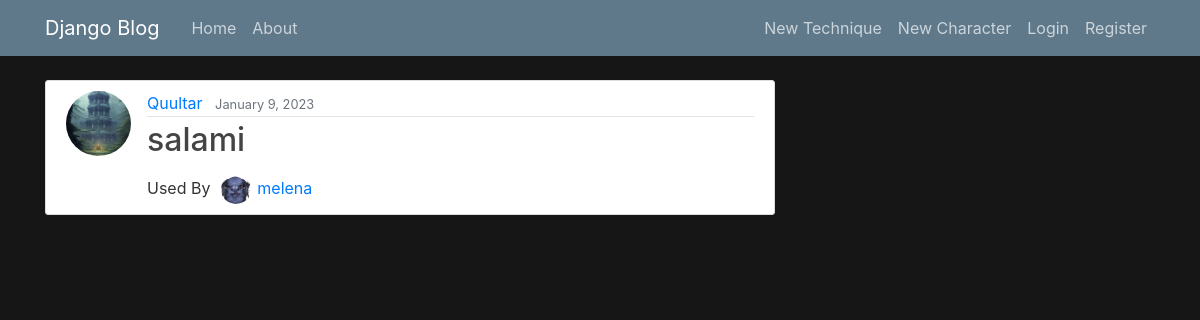
/unlimited/technique/salami/, run on the app's committed database.
### unlimited/models.py (models this page shows, shortened)
class Technique(models.Model):
    power = models.IntegerField(default=0,null=True)
    boon = models.BooleanField(default=False)
    MULTITARGET_CHOICES = (("0","1"),("1","2"),("2","3"),("3","4"))
    AREA_CHOICES = (("0","none"),("1","small"),("2","medium"),("3","large"))
    RANGE_CHOICES = (("0","touch"),("1","reach"),("2","near"),("3","far"),("4","remote"))
    multitarget = models.CharField(default="0",max_length=100,choices=MULTITARGET_CHOICES, )
    area = models.CharField(default="0",max_length=100,choices=AREA_CHOICES)
    range = models.CharField(default="0",max_length=100,choices=RANGE_CHOICES)
    disarm = models.BooleanField(default=False)
    forceful = models.BooleanField(default=False)
    HEAL_CHOICES = (("0","0%"),("1","50%"),("2","100%"))
    heal = models.CharField(default="0",max_length=100,choices=HEAL_CHOICES)
    destructive = models.BooleanField(default=False)
    combo = models.BooleanField(default=False)
    immobilizing = models.BooleanField(default=False)
    piercing = models.BooleanField(default=False)
    controlled = models.BooleanField(default=False)
    frightning = models.BooleanField(default=False)
    cure = models.BooleanField(default=False)
    SUMMON_CHOICES =  (("0","None"),("1","1"),("2","2"),("3","3"))
    summon = models.CharField(default="0",max_length=100,choices=SUMMON_CHOICES)
    vampiric = models.BooleanField(default=False)
    practiced = models.BooleanField(default=False)
    transformation = models.BooleanField(default=False)
    stunning = models.BooleanField(default=False)
    armor_shred = models.BooleanField(default=False)
    terrain = models.BooleanField(default=False)
    name = models.CharField(max_length=100,unique=True)
    content = models.TextField()
    last_modified = models.DateTimeField(auto_now=True)
    date_created = models.DateTimeField(default=timezone.now)
    author = models.ForeignKey(User, on_delete=models.PROTECT)
    character = models.ForeignKey(Character, on_delete=models.PROTECT)
    slug = models.SlugField(null=True,unique=True)
    max_cost = models.IntegerField(null=True)
    cost = models.IntegerField(null=True)
    success_message = "Technique saved successfully"

class Character(models.Model):
    name = models.CharField(max_length=100,unique=True)
    last_modified = models.DateTimeField(auto_now=True)
    date_created = models.DateTimeField(default=timezone.now)
    player = models.ForeignKey(User,on_delete=models.PROTECT)
    level = models.IntegerField()
    image = models.ImageField(default="default.jpg",upload_to="character_art",blank=True)
    slug = models.SlugField(null=True,unique=True)
    def __str__(self):
        return self.name

### users/models.py (models this page shows, shortened)
class Profile(models.Model):
    user = models.OneToOneField(User, on_delete=models.CASCADE)
    pfp = models.ImageField(default="default.jpg",upload_to="profile_pics")

### unlimited/views.py (the view)
# urls.py: path('technique/<slug:slug>/',TechniqueDetailView.as_view(),name="technique-detail"),
class TechniqueDetailView(DetailView):
    model = Technique

### unlimited/templates/unlimited/technique_detail.html (shortened to what this page needs)
{% extends "unlimited/base.html" %}
{% block content %}
    <article class="media content-section">
        <img class="rounded-circle article-img" src="{{object.author.profile.pfp.url}}">
        <div class="media-body">
        <div class="article-metadata">
            <a class="mr-2" href="{% url "user-techniques" object.author.username %}">{{ object.author }}</a>
            <small class="text-muted">{{ object.date_created|date:"F j, Y" }}</small>
        </div>
        <h2 class="article-title"> {{ object.name }}</h2>
            <div >
                Used By  <img class="rounded-circle article-img" style="width:5%;height:5%;margin-left:6px;margin-right:6px" src="{{object.character.image.url}}"><a class="mr-2" href="{% url "character-detail" object.character.slug %}">{{ object.character }}</a>
            </div>
        </div>
    </article>
{% endblock content%}

### unlimited/static/unlimited/main.css (style rules this page uses)
body { background: #161616 !important; color: #333333; margin-top: 5rem; }
h1, h2, h3, h4, h5, h6 { color: #444444; }
.content-section { background: #ffffff; padding: 10px 20px; border: 1px solid #dddddd; border-radius: 3px; margin-bottom: 20px; }
.article-title { color: #444444; }
.article-img { height: 65px; width: 65px; margin-right: 16px; }
.article-metadata { padding-bottom: 1px; margin-bottom: 4px; border-bottom: 1px solid #e3e3e3 }

### data on the page
Technique: author.profile.pfp (picture), author "Quultar", date_created "January 9, 2023", name "salami", character.image (placeholder picture), character "melena"
